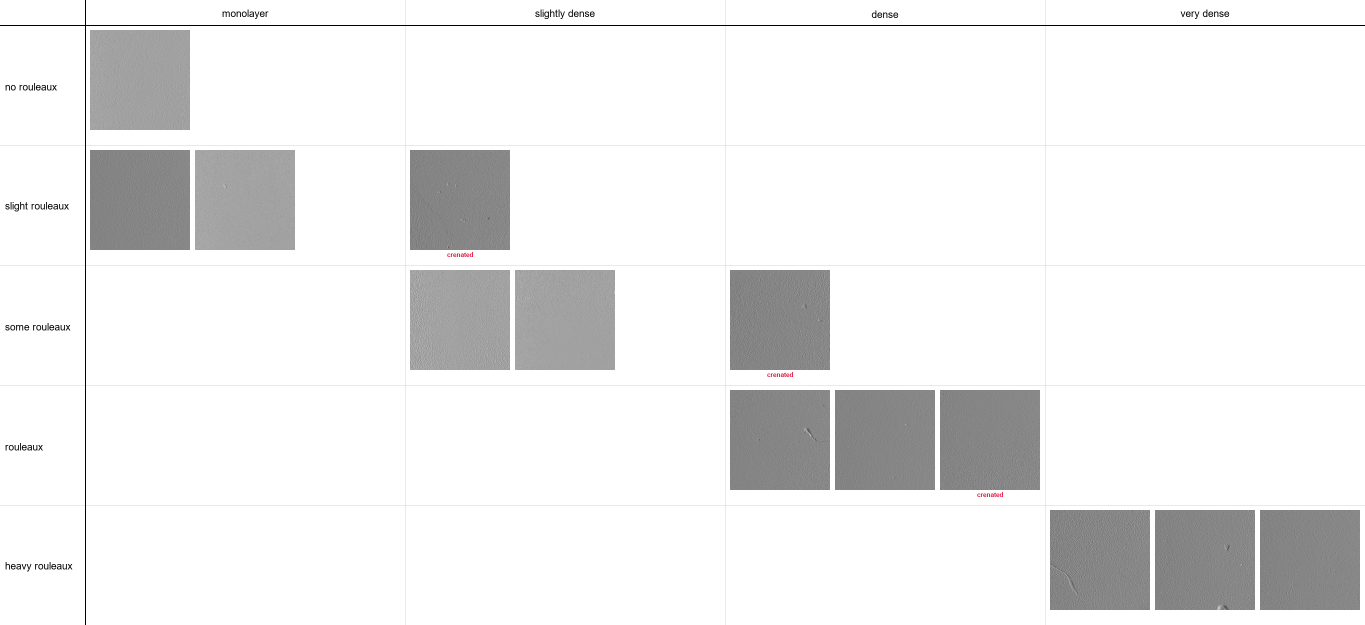
#> input picture crowding-crenation/data/labels/initial-dataset-071626/initial-dataset-visual.png, 2730 x 1250 px (shown at 1/2 size); its folder holds only this picture in this run
$ python compare_lbp_entropy_fast.py
#> lines starting #> are read from the running program, lines starting #| are printed output that depends on the picture
### crowding-crenation/src/pipeline.py
"""End-to-end cell crowding scoring pipeline: segment, extract features, score."""
import argparse
import json
import threading
from pathlib import Path, PurePosixPath

import cv2
import numpy as np

from .composite import composite_score
from .features.edge_density import edge_density
from .features.glcm_contrast import glcm_contrast
from .features.lbp_entropy import lbp_entropy
from .segmentation import cell_coverage, otsu_segment

IMAGE_EXTENSIONS = (".png", ".tif", ".tiff", ".jpg", ".jpeg", ".bmp")


class GCSPath:
    """Path-like reference to a blob in a GCS bucket (gs://bucket/blob-name), so
    run scripts can treat a bucket prefix the same way they treat a local directory.
    """

    def __init__(self, bucket, blob_name):
        self.bucket = bucket
        self.blob_name = blob_name

    @property
    def name(self):
        return PurePosixPath(self.blob_name).name

    @property
    def suffix(self):
        return PurePosixPath(self.blob_name).suffix

    @property
    def stem(self):
        return PurePosixPath(self.blob_name).stem

    # [4 lines left out: function __truediv__, not called in this run]

    def __str__(self):
        return f"gs://{self.bucket}/{self.blob_name}"

    def __repr__(self):
        return f"GCSPath({str(self)!r})"


def is_gcs_path(path):
    return str(path).startswith("gs://")


_gcs_client_local = threading.local()


# [14 lines left out: function _gcs_client, not called in this run]


def to_dir(directory):
    """Resolve a directory argument (local path or gs:// URI) to a Path or GCSPath root."""
    if is_gcs_path(directory):
        bucket, _, blob_name = str(directory)[len("gs://"):].partition("/")
        return GCSPath(bucket, blob_name)
    return Path(directory)


def load_image(path):
    if isinstance(path, GCSPath):
        gcs_path = path
    elif is_gcs_path(path):
        gcs_path = to_dir(path)
    else:
        gcs_path = None

    if gcs_path is not None:
        blob = _gcs_client().bucket(gcs_path.bucket).blob(gcs_path.blob_name)
        data = blob.download_as_bytes()
        image = cv2.imdecode(np.frombuffer(data, np.uint8), cv2.IMREAD_COLOR)
    else:
        image = cv2.imread(str(path))
    if image is None:
        raise FileNotFoundError(f"Could not read image: {path}")
    return image


def list_image_paths(directory, extensions=IMAGE_EXTENSIONS):
    """List image paths under a directory, local or a gs:// bucket prefix, sorted by name."""
    root = to_dir(directory)
    if isinstance(root, GCSPath):
        prefix = root.blob_name.rstrip("/") + "/" if root.blob_name else ""
        blobs = _gcs_client().list_blobs(root.bucket, prefix=prefix)
        paths = [GCSPath(root.bucket, blob.name) for blob in blobs if PurePosixPath(blob.name).suffix.lower() in extensions]
    else:
        paths = [p for p in root.iterdir() if p.suffix.lower() in extensions]
    return sorted(paths, key=lambda p: p.name)


# [17 lines left out: function score_image, not called in this run]


def score_directory(directory, extensions=IMAGE_EXTENSIONS):
    return [score_image(p) for p in list_image_paths(directory, extensions)]


# [17 lines left out: function main, not called in this run]


# [2 lines that do not run on import are left out]

### crowding-crenation/src/features/lbp_entropy.py
"""LBP entropy feature: texture complexity via local binary pattern histogram entropy."""
import cv2
import numpy as np
from skimage.feature import local_binary_pattern


def lbp_entropy(image, radius=3, n_points=None, method="uniform"):
    gray = image if image.ndim == 2 else cv2.cvtColor(image, cv2.COLOR_BGR2GRAY)
    if n_points is None:
        n_points = 8 * radius

    lbp = local_binary_pattern(gray, n_points, radius, method=method)
    n_bins = int(lbp.max()) + 1
    hist, _ = np.histogram(lbp, bins=n_bins, range=(0, n_bins), density=True)

    probs = hist[hist > 0]
    return float(-np.sum(probs * np.log2(probs)))

### crowding-crenation/src/features/lbp_entropy_fast.py
"""Experimental, unvalidated downsampled variant of lbp_entropy().

Striding the image before computing LBP is ~16x faster at downsample=4, but it changes
the effective spatial texture scale, not just the runtime -- so it also changes the
numeric output. composite_score() (src/composite.py) is calibrated against
lbp_entropy()'s exact current output on the 13-FOV labeled set
(data/results/initial-dataset-071626/), so this module must NOT be imported by
src/pipeline.py, score_image(), or any calibrated batch script until that calibration
has been explicitly revalidated against the new numbers. Use
scripts/compare_lbp_entropy_fast.py to measure the drift first.

downsample=1 degenerates to the exact original lbp_entropy() (used as a correctness check).
"""
import cv2
import numpy as np
from skimage.feature import local_binary_pattern


def lbp_entropy_downsampled(image, radius=3, n_points=None, method="uniform", downsample=4):
    gray = image if image.ndim == 2 else cv2.cvtColor(image, cv2.COLOR_BGR2GRAY)
    if n_points is None:
        n_points = 8 * radius
    gray = gray[::downsample, ::downsample]

    lbp = local_binary_pattern(gray, n_points, radius, method=method)
    n_bins = int(lbp.max()) + 1
    hist, _ = np.histogram(lbp, bins=n_bins, range=(0, n_bins), density=True)

    probs = hist[hist > 0]
    if probs.size == 0:
        return 0.0
    return float(-np.sum(probs * np.log2(probs)))

### crowding-crenation/scripts/compare_lbp_entropy_fast.py
"""Compare the experimental downsampled LBP entropy variant against the original on the
13-FOV labeled set: correlation, drift, and speedup. Read-only -- reports numbers, does
not decide or apply anything. See src/features/lbp_entropy_fast.py for why this variant
is not wired into the production path.

Usage:
    python scripts/compare_lbp_entropy_fast.py
"""
import csv
import sys
import time
from pathlib import Path

from scipy.stats import pearsonr, spearmanr

sys.path.insert(0, str(Path(__file__).resolve().parent.parent))

from src.features.lbp_entropy import lbp_entropy
from src.features.lbp_entropy_fast import lbp_entropy_downsampled
from src.pipeline import list_image_paths, load_image

DATASET = "initial-dataset-071626"
INPUT_DIR = Path(f"data/raw/{DATASET}")
OUTPUT_CSV = Path(f"data/results/{DATASET}/lbp-entropy-fast-comparison.csv")
DOWNSAMPLE_FACTORS = (2, 4)

FIELDNAMES = ["filename", "lbp_entropy_original", "time_original_s"]
for ds in DOWNSAMPLE_FACTORS:
    FIELDNAMES += [f"lbp_entropy_ds{ds}", f"time_ds{ds}_s", f"abs_diff_ds{ds}"]


def timed(fn, *args, **kwargs):
    start = time.perf_counter()
    value = fn(*args, **kwargs)
    return value, time.perf_counter() - start


def compare_on_directory(directory):
    paths = list_image_paths(directory)

    rows = []
    for path in paths:
        image = load_image(path)
#> in load_image, image is the input picture: shape (1250, 2730, 3); mean B, G, R 236.7, 236.7, 236.7
        original, time_original = timed(lbp_entropy, image)
#> in lbp_entropy, `lbp = local_binary_pattern(gray, n_points, radius, method=method)`:
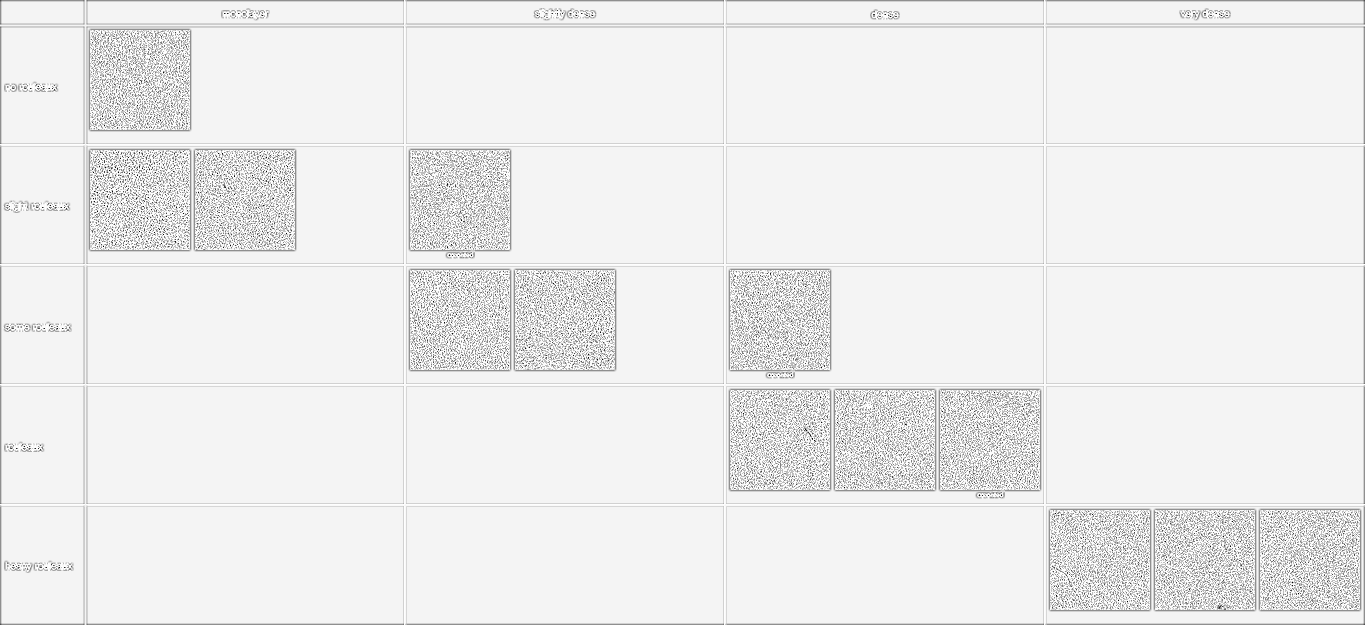
#> lbp: shape (1250, 2730) float64 (shown at 1/2 size); min 0, max 25, mean 23.3; drawn with min black and max white
#> in lbp_entropy, `n_bins = int(lbp.max()) + 1`: n_bins = 26
#> in lbp_entropy, `hist, _ = np.histogram(lbp, bins=n_bins, range=(0, n_bins), density=Tr..`: hist = 26 values, max 0.808 at index 24, min 5.95e-05 at index 8, mean 0.0385
#> in lbp_entropy, `probs = hist[hist > 0]`: probs has the same summary as hist
#> in timed, `value = fn(*args, **kwargs)`: value = 1.1
        row = {
            "filename": path.name,
            "lbp_entropy_original": round(original, 4),
            "time_original_s": round(time_original, 4),
        }
        for ds in DOWNSAMPLE_FACTORS:
            value, elapsed = timed(lbp_entropy_downsampled, image, downsample=ds)
            row[f"lbp_entropy_ds{ds}"] = round(value, 4)
            row[f"time_ds{ds}_s"] = round(elapsed, 4)
            row[f"abs_diff_ds{ds}"] = round(abs(value - original), 4)
        rows.append(row)
    return rows


def write_csv(rows, out_path):
    out_path.parent.mkdir(parents=True, exist_ok=True)
    with open(out_path, "w", newline="") as f:
        writer = csv.DictWriter(f, fieldnames=FIELDNAMES)
        writer.writeheader()
        writer.writerows(rows)


def print_summary(rows):
    originals = [row["lbp_entropy_original"] for row in rows]
    original_times = [row["time_original_s"] for row in rows]
    for ds in DOWNSAMPLE_FACTORS:
        values = [row[f"lbp_entropy_ds{ds}"] for row in rows]
        diffs = [row[f"abs_diff_ds{ds}"] for row in rows]
        times = [row[f"time_ds{ds}_s"] for row in rows]
        r = pearsonr(originals, values).statistic
        rho = spearmanr(originals, values).statistic
        mean_speedup = sum(o / t for o, t in zip(original_times, times)) / len(rows)
        print(
            f"downsample={ds}: r={r:.4f} rho={rho:.4f} "
            f"max_abs_diff={max(diffs):.4f} mean_abs_diff={sum(diffs) / len(diffs):.4f} "
            f"mean_speedup={mean_speedup:.1f}x"
        )


def main():
    rows = compare_on_directory(INPUT_DIR)
#> in compare_on_directory, `original, time_original = timed(lbp_entropy, image)`: time_original = 0.753
#> in compare_on_directory, `row = { "filename": path.name, "lbp_entropy_original": round(original,..`: row = {'filename': 'initial-dataset-visual.png', 'lbp_entropy_original': 1.1, 'time_original_s': 0.752}
#> the loop in compare_on_directory, `for ds in DOWNSAMPLE_FACTORS:` made 2 passes
#> (value, elapsed) on passes 1 to 2: (1.27, 0.193), (1.28, 0.0529)
#> pass 1, in lbp_entropy_downsampled, `gray = gray[::downsample, ::downsample]`:
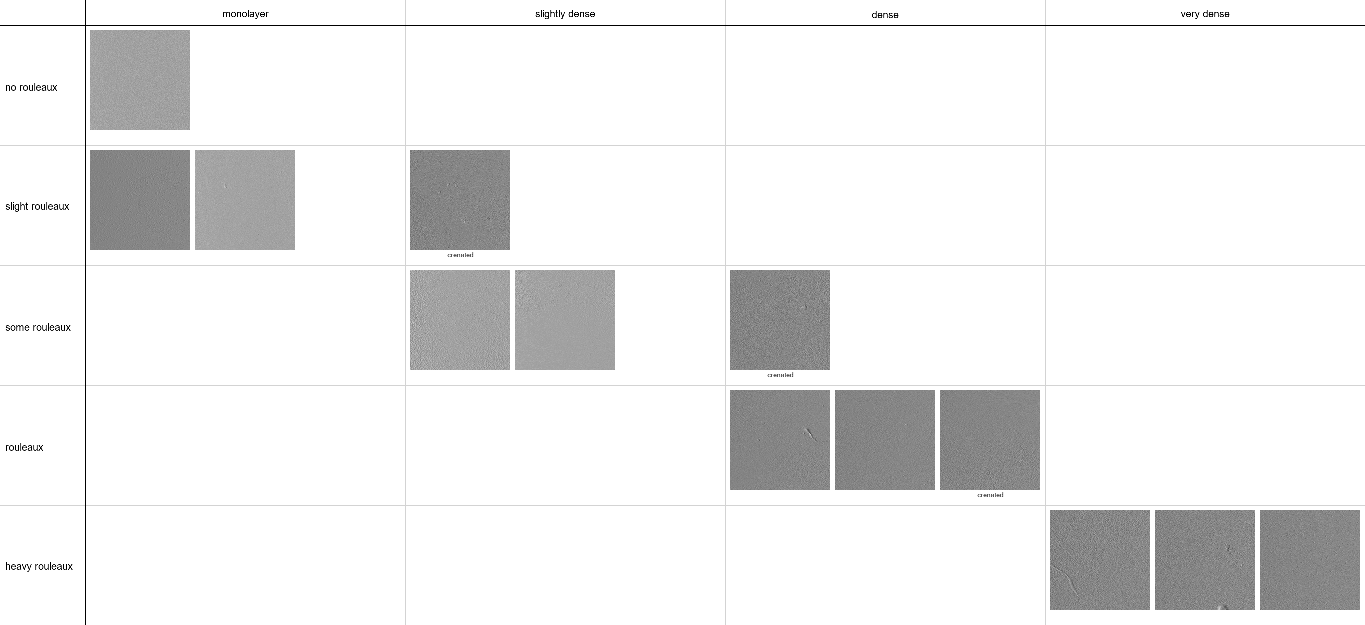
#> gray: shape (625, 1365); min 0, max 255, mean 236.5
#> pass 1, in lbp_entropy_downsampled, `lbp = local_binary_pattern(gray, n_points, radius, method=method)`:
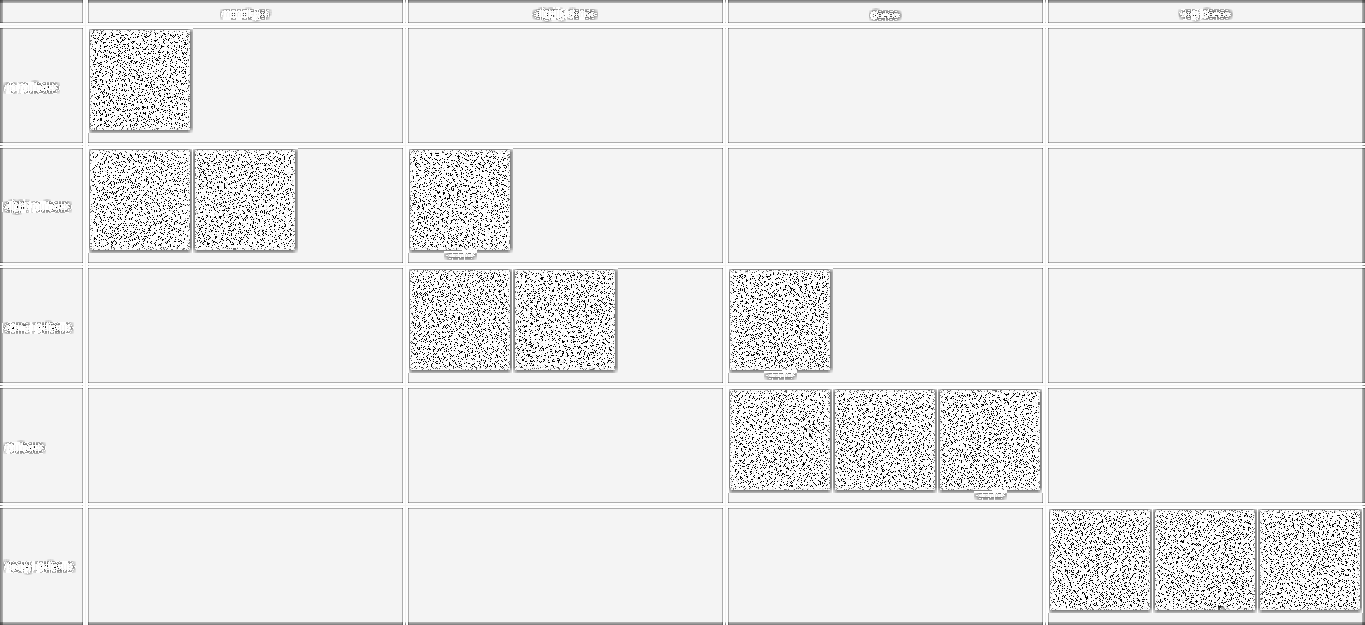
#> lbp: shape (625, 1365) float64; min 0, max 25, mean 23.2; drawn with min black and max white
#> pass 2, in lbp_entropy_downsampled (call 2), `lbp = local_binary_pattern(gray, n_points, radius, method=method)`:
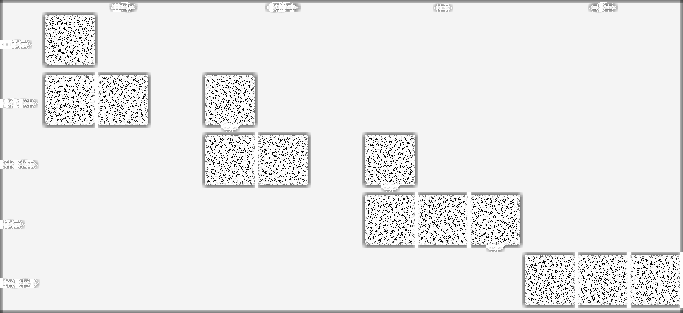
#> lbp: shape (313, 683) float64; min 0, max 25, mean 23.1; drawn with min black and max white
#> after the loop in compare_on_directory, `for ds in DOWNSAMPLE_FACTORS:`: row = 9 items
    write_csv(rows, OUTPUT_CSV)
    print(f"Wrote {len(rows)} rows to {OUTPUT_CSV}")
    print_summary(rows)


if __name__ == "__main__":
    main()
#> in main, `rows = compare_on_directory(INPUT_DIR)`: rows = 1 item
#| Wrote 1 rows to data/results/initial-dataset-071626/lbp-entropy-fast-comparison.csv
#> in print_summary, `originals = [row["lbp_entropy_original"] for row in rows]`: originals = [1.1]
#> in print_summary, `original_times = [row["time_original_s"] for row in rows]`: original_times = [0.752]
#> the loop in print_summary, `for ds in DOWNSAMPLE_FACTORS:` made 1 pass
#> (values, diffs, times) on pass 1: ([1.27], [0.168], [0.193])
#> (the run stopped early here; a loop or call above may not have finished)
